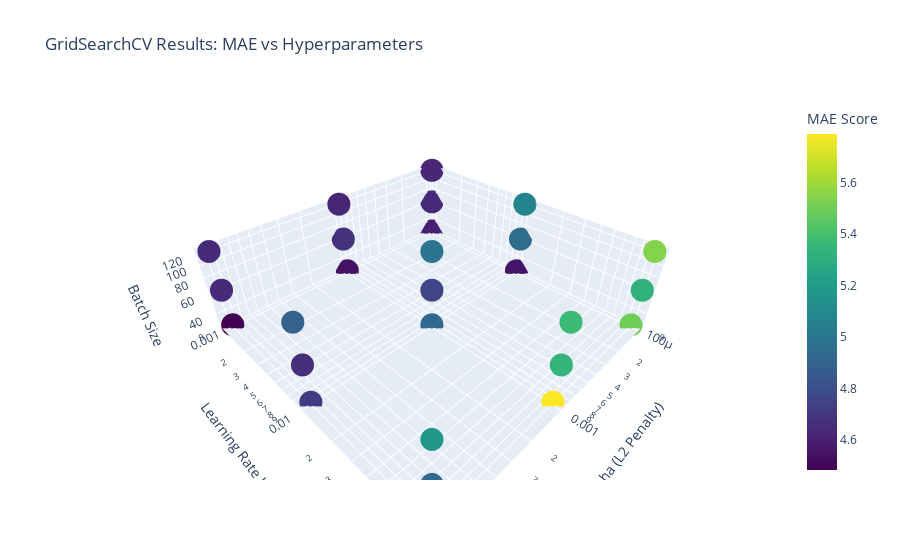

Notebook source saved alongside this figure:
### Markdown cell above
Both large and low batch size values come with its own advantages and drawbacks. A low batch size makes it less computationally expensive and can prevent the model to overfit the training dataset. On the other hand, it might require more updates, which are based on less samples, this can lead to noisier updates. A large batch size, requires fewer but more accurate updates. If these updates get too accurate, the model might start to memorize the data in the training set.

A high learning rate in the first iterations might accelerate the gradient descent but in the long run it might make the model to take high steps which can lead to skipping global or local minimums. A low learning rate makes it slower to converge the loss function, however it avoids jumping over minimums.

L2 penalty is used to prevent overfitting. Usually it is use in problems with less complexity due to the higher risk of the model memorizing the training data.
For more demanding and complex tasks, we lower the Ridge regularization and let the model learn on its own. This approach comes with its own risk of potentially not being able to generalize well due to overfitting.

### Code cell
# Extract hyperparameter values and MAE scores from the GridSearchCV results
results = grid_search.cv_results_

# Get the parameter values from the GridSearchCV results
batch_sizes = np.array(results['param_batch_size'].data, dtype=float)
learning_rates = np.array(results['param_learning_rate_init'].data, dtype=float)
alphas = np.array(results['param_alpha'].data, dtype=float)

# Extract the mean test score (negative MAE in this case, so we negate it to get MAE)
mae_scores = -results['mean_test_score']

# Create a 3D scatter plot with Plotly
fig = go.Figure(data=[go.Scatter3d(
    x=alphas,
    y=learning_rates,
    z=batch_sizes,
    mode='markers',
    marker=dict(
        size=8,
        color=mae_scores,  # Color represents MAE scores
        colorscale='Viridis',  # Use a continuous color scale
        colorbar=dict(title='MAE Score'),
        showscale=True
    )
)])

# Set axis labels
fig.update_layout(
    scene=dict(
        xaxis=dict(title='Alpha (L2 Penalty)', type='log'),  # Log scale for Alpha
        yaxis=dict(title='Learning Rate Init', type='log'),  # Log scale for Learning Rate
        zaxis=dict(title='Batch Size', type='log')  # Log scale for Batch Size
    ),
    title="GridSearchCV Results: MAE vs Hyperparameters"
)

# Show the plot
fig.show()

### Figure 1 — Plotly figure (JSON) as saved in the notebook; plotly's stock layout.template omitted (floating-point values rounded to 4 significant figures)
{"data": [{"marker": {"color": [4.599, 4.559, 5.499, 4.63, 4.945, 5.326, 4.624, 5.079, 5.541, 4.549, 4.917, 5.788, 4.671, 4.756, 5.339, 4.62, 4.993, 5.37, 4.484, 4.712, 5.67, 4.638, 4.656, 4.932, 4.643, 4.894, 5.169], "colorbar": {"title": {"text": "MAE Score"}}, "colorscale": [[0, "#440154"], [0.1111, "#482878"], [0.2222, "#3e4989"], [0.3333, "#31688e"], [0.4444, "#26828e"], [0.5556, "#1f9e89"], [0.6667, "#35b779"], [0.7778, "#6ece58"], [0.8889, "#b5de2b"], [1, "#fde725"]], "showscale": true, "size": 8}, "mode": "markers", "type": "scatter3d", "x": [0.0001, 0.0001, 0.0001, 0.0001, 0.0001, 0.0001, 0.0001, 0.0001, 0.0001, 0.001, 0.001, 0.001, 0.001, 0.001, 0.001, 0.001, 0.001, 0.001, 0.01, 0.01, 0.01, 0.01, 0.01, 0.01, 0.01, 0.01, 0.01], "y": [0.001, 0.01, 0.1, 0.001, 0.01, 0.1, 0.001, 0.01, 0.1, 0.001, 0.01, 0.1, 0.001, 0.01, 0.1, 0.001, 0.01, 0.1, 0.001, 0.01, 0.1, 0.001, 0.01, 0.1, 0.001, 0.01, 0.1], "z": [32, 32, 32, 64, 64, 64, 128, 128, 128, 32, 32, 32, 64, 64, 64, 128, 128, 128, 32, 32, 32, 64, 64, 64, 128, 128, 128]}], "layout": {"scene": {"xaxis": {"title": {"text": "Alpha (L2 Penalty)"}, "type": "log"}, "yaxis": {"title": {"text": "Learning Rate Init"}, "type": "log"}, "zaxis": {"title": {"text": "Batch Size"}, "type": "log"}}, "title": {"text": "GridSearchCV Results: MAE vs Hyperparameters"}}}
